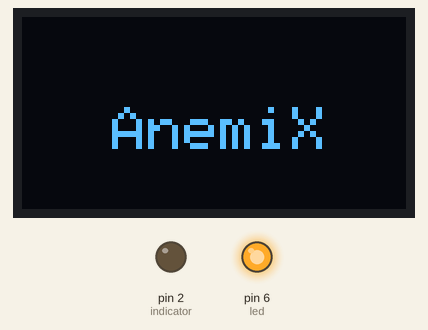
This sketch was run on a simulated Arduino Uno, built with avr-gcc and run on an emulated ATmega328P. On the bench: 128×64 one-colour display, output pins drawn as LEDs (lit = HIGH). The display library's start-up logo is not drawn. At 17.0 s the program stops and its outputs stay as they are.

Above: at 4.5 s.
At 8.1 s:
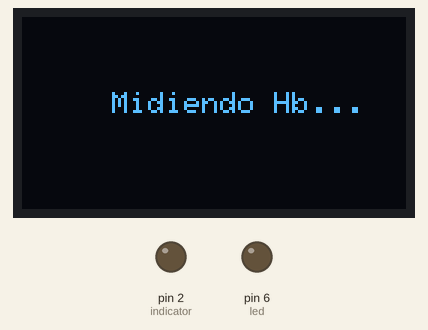
At 12.1 s:
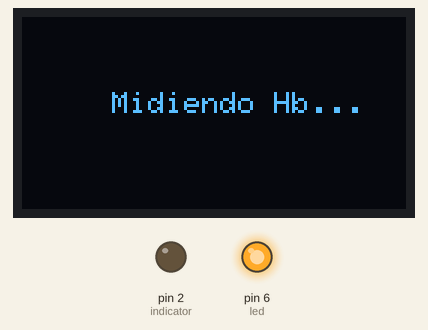
At 16.1 s:
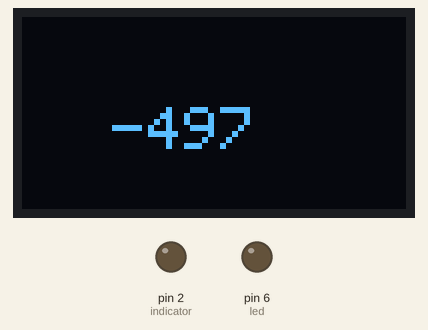
Timing chart, 0 to 17.6 s (numbered marks = the images above):
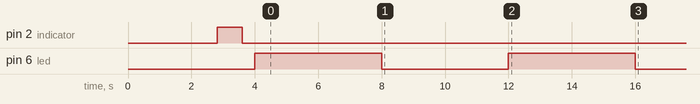

The sketch:

test8.ino
```cpp
#include <TimerOne.h>
#include <SPI.h>
#include <Wire.h>
#include <Adafruit_GFX.h>
#include <Adafruit_SH110X.h>

#define i2c_Address 0x3c

#define SCREEN_WIDTH 128 // OLED display width, in pixels
#define SCREEN_HEIGHT 64 // OLED display height, in pixels
#define OLED_RESET -1
Adafruit_SH1106G display = Adafruit_SH1106G(SCREEN_WIDTH, SCREEN_HEIGHT, &Wire, OLED_RESET);

int CNY = A0;
int led = 6;
int lectura;
int indicator = 2;
int i = 0;

void setup() {
  pinMode(led, OUTPUT);
  pinMode(indicator, OUTPUT);
  Timer1.initialize(4000000);
  Timer1.attachInterrupt(blinkLED); // blinkLED to run every 5 seconds
  Serial.begin(9600);

  delay(250); // wait for the OLED to power up
  display.begin(i2c_Address, true); // Address 0x3C default

  display.display();
  delay(2000);

  display.clearDisplay();

  display.setTextSize(2);
  display.setTextColor(SH110X_WHITE);

  delay(500);
  digitalWrite(indicator, HIGH);
  delay(800);
  digitalWrite(indicator, LOW);
  delay(800);

  display.setCursor(30, 30);
  display.println("AnemiX");
  display.display();
  delay(1500);
  display.clearDisplay();
  display.setTextSize(1.5);
  display.setCursor(30, 25);
  display.println("Midiendo Hb...");
  display.display();

  delay(10000);

  i = 1;


}

// The interrupt will blink the LED, and keep
// track of how many times it has blinked.
int ledState = LOW;
volatile unsigned long blinkCount = 0; // use volatile for shared variables

void blinkLED(void)
{
  if (ledState == LOW) {
    ledState = HIGH;
    blinkCount = blinkCount + 1;  // increase when LED turns on
  } else {
    ledState = LOW;
  }
  digitalWrite(led, ledState);
}


// The main program will print the blink count
// to the Arduino Serial Monitor
void loop() {
  lectura = analogRead(CNY);
  printText();
  //Serial.println(lectura);
  delay(1000);

  if (i=1) {
    exit(0);
  }

}

void printText() {
  display.clearDisplay();
  display.setTextSize(2);
  display.setTextColor(SH110X_WHITE);
  display.setCursor(30, 30);
  display.println(lectura-1009);
  display.display();
}

  //HbO2 = (e2HHb_If*lectura_1-e1HHb_Red*lectura_2)/(L*(e2HHb_If*e1HbO2_Red-e1HHb_Red*e2HbO2));
  //HHb = (e2HbO2_If*lectura_1-e1HbO2_Red*lectura_2)/(L*(e1HHb_Red*e2HbO2_If-e2HHb_If*e1HbO2_Red));
  //hb = HbO2 + HHb;
```

Measured:
- by itself, pin 6 (led): HIGH → LOW at 8.0 s, → HIGH 4.0 s later, → LOW 4.0 s later
- what the display in image 0 shows lasts 1.6 s, from 4.4 s to 6.0 s
- what the display in image 1 shows lasts 10.0 s, from 6.0 s to 16.0 s
